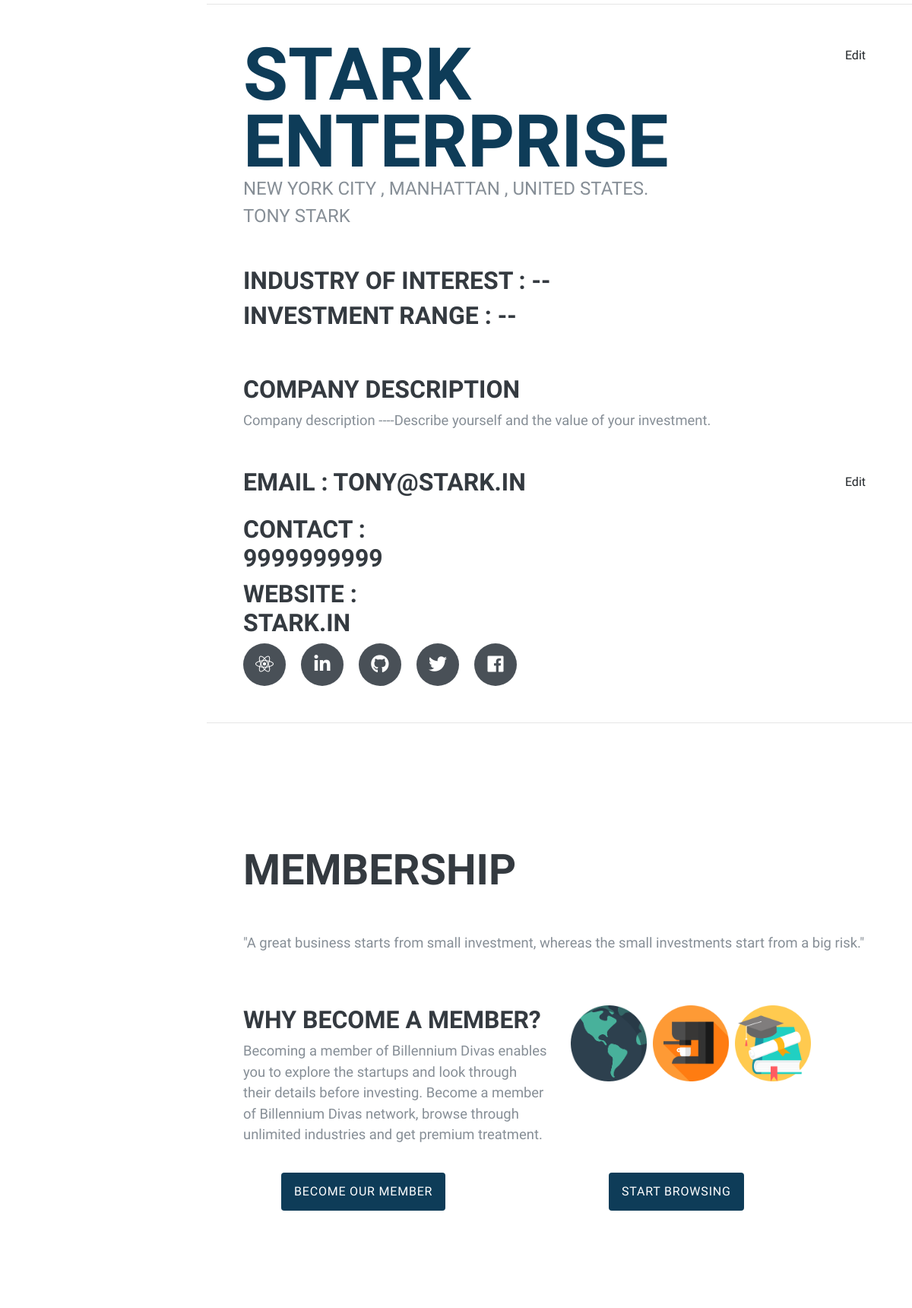
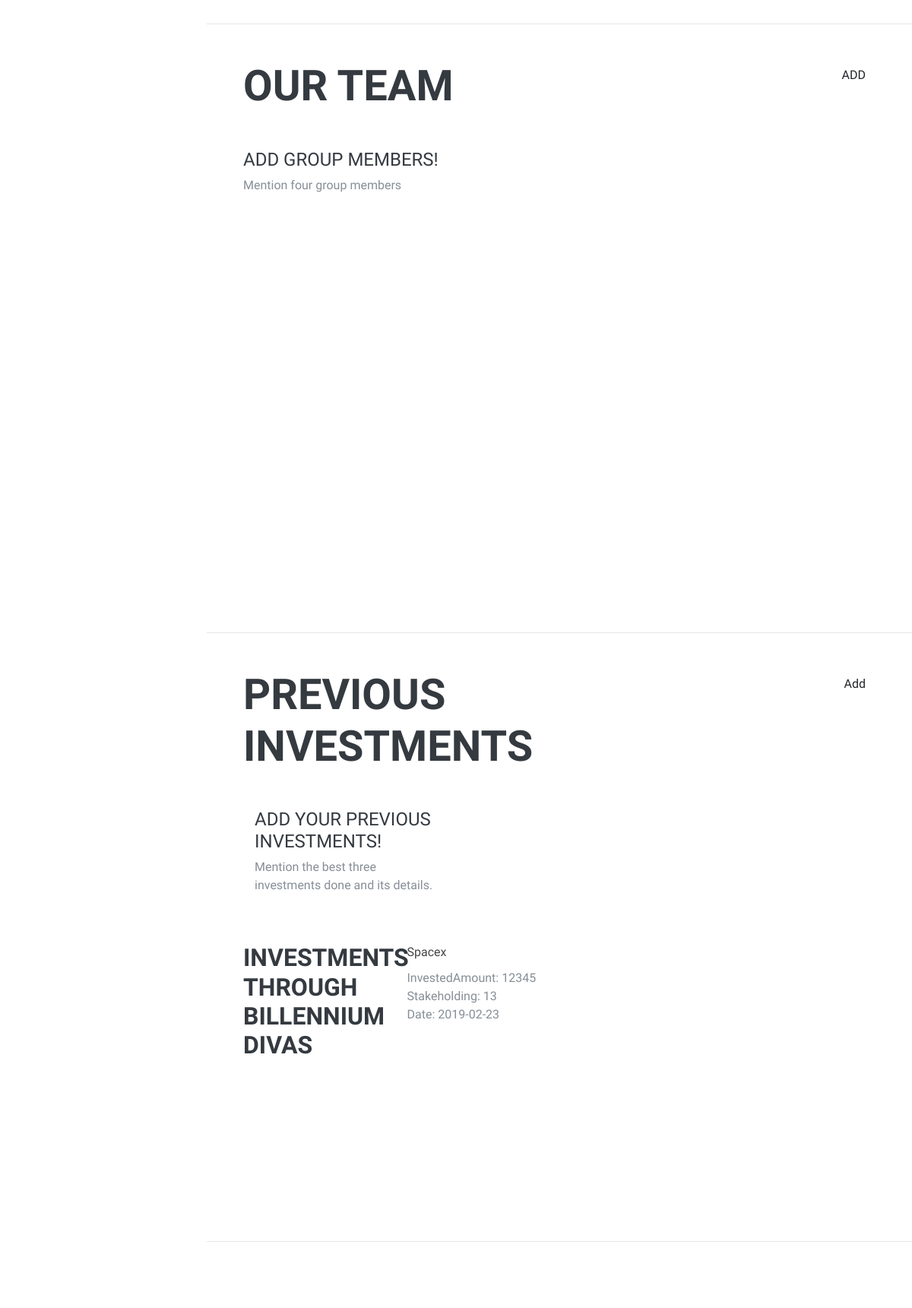
Before: /Investor/inst (signed in, middle part) with the older database file (2 pictures, top to bottom).
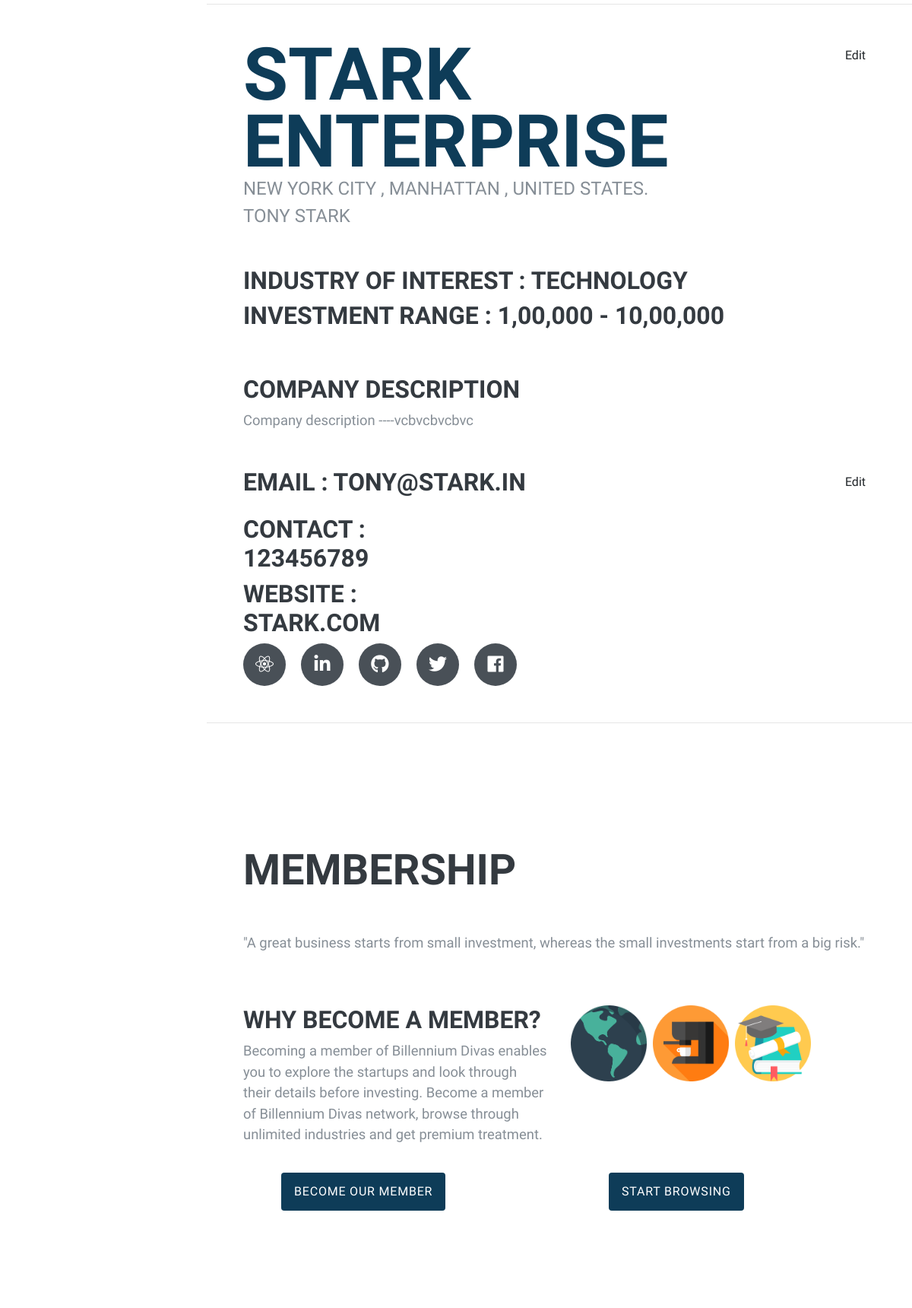
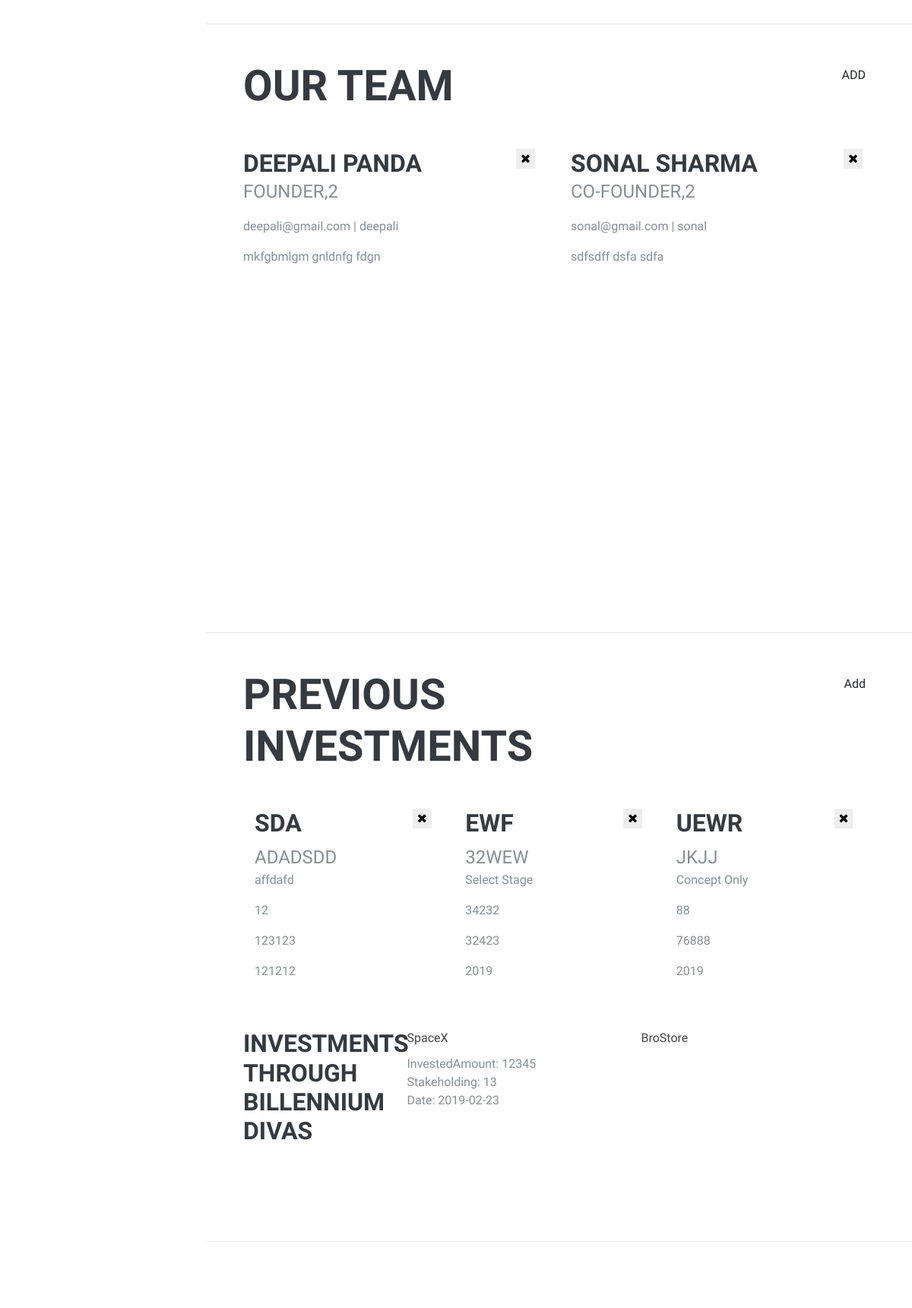
After: the same page with the newer database file (2 pictures, top to bottom).
### tables this page shows
CREATE TABLE `inv_details` (
  `InvID` varchar(20) NOT NULL,
  `CName` varchar(200) DEFAULT NULL,
  `FName` varchar(200) NOT NULL,
  `LName` varchar(200) NOT NULL,
  `Email` varchar(200) NOT NULL,
  `Phone` varchar(200) NOT NULL,
  `Website` varchar(200) DEFAULT NULL,
  `City` varchar(200) NOT NULL,
  `State` varchar(200) NOT NULL,
  `Country` varchar(200) NOT NULL,
  `AvgInvestment` varchar(200) NOT NULL,
  `Type` varchar(50) NOT NULL
);

CREATE TABLE `inv_addetails` (
  `InvID` varchar(20) NOT NULL,
  `IOI` varchar(200) DEFAULT NULL,
  `Facebook` varchar(200) DEFAULT NULL,
  `Twitter` varchar(200) DEFAULT NULL,
  `LinkedIn` varchar(200) DEFAULT NULL,
  `Instagram` varchar(200) DEFAULT NULL,
  `Others` varchar(200) DEFAULT NULL,
  `Role` varchar(200) DEFAULT NULL,
  `Partner` varchar(200) DEFAULT NULL,
  `InvRange` varchar(200) DEFAULT NULL,
  `Summary` varchar(200) DEFAULT NULL
);

CREATE TABLE `requests` (
  `ReqID` int(10) NOT NULL,
  `Inv_ID` varchar(20) NOT NULL,
  `St_ID` varchar(20) NOT NULL,
  `Deal` binary(1) NOT NULL DEFAULT '\0',
  `Round` varchar(30) NOT NULL,
  `Amount` int(50) NOT NULL,
  `Date` varchar(30) NOT NULL,
  `Stakehold` int(10) NOT NULL
);

CREATE TABLE `st_details` (
  `StpID` varchar(20) NOT NULL,
  `Stname` varchar(200) NOT NULL,
  `Ffname` varchar(200) NOT NULL,
  `Sfname` varchar(200) NOT NULL,
  `Email` varchar(200) NOT NULL,
  `Phone` varchar(200) NOT NULL,
  `Type` varchar(200) NOT NULL,
  `Address` varchar(200) NOT NULL,
  `City` varchar(200) NOT NULL,
  `State` varchar(200) NOT NULL,
  `Country` varchar(200) NOT NULL,
  `Website` varchar(200) NOT NULL,
  `Investment` varchar(200) NOT NULL
);

CREATE TABLE `inv_group` (
  `ID` int(50) NOT NULL,
  `InvID` varchar(20) NOT NULL,
  `Name` varchar(200) NOT NULL,
  `Designation` varchar(200) NOT NULL,
  `Email` varchar(200) NOT NULL,
  `LinkedIn` varchar(200) NOT NULL,
  `Years` int(50) NOT NULL,
  `Expertise` varchar(200) NOT NULL
);

CREATE TABLE `inv_previnvestment` (
  `ID` int(50) NOT NULL,
  `InvID` varchar(20) NOT NULL,
  `Name` varchar(200) NOT NULL,
  `Year` varchar(200) NOT NULL,
  `Amount` varchar(200) NOT NULL,
  `Stage` varchar(200) NOT NULL,
  `Stake` varchar(200) NOT NULL,
  `Website` varchar(200) NOT NULL
);

### investor/inst/index.php (the view, shortened to what the rows shown need)
<?php
	require '../../server.php';
	$u = $_SESSION['InvID'];
	$qu = "SELECT * FROM inv_details WHERE InvID='$u'";
    $results = mysqli_query($db, $qu);
	$row = mysqli_fetch_assoc($results);
	$fname = $row['FName'];
    $lname = $row['LName'];
    $cname = $row['CName'];
    $city = $row['City'];
    $state = $row['State'];
	$country = $row['Country'];
	$phone = $row['Phone'];
    $email = $row['Email'];
	$website = $row['Website'];
    $qu = "SELECT * FROM inv_addetails WHERE InvID='$u'";
    $results = mysqli_query($db, $qu);
	$row = mysqli_fetch_assoc($results);
	$indOfInt=$row['IOI']==""? '--':$row['IOI'];
	$invrange = $row['InvRange']==""? '--':$row['InvRange'];
    $summary=$row['Summary']==""? 'Describe yourself and the value of your investment.':$row['Summary'];
?>
<!DOCTYPE html>
<html lang="en">
<head>
    <link href="../vendor/bootstrap/css/bootstrap.min.css" rel="stylesheet">
    <link rel="stylesheet" href="https://stackpath.bootstrapcdn.com/bootstrap/4.3.1/css/bootstrap.min.css">
    <link href="../vendor/fontawesome-free/css/all.min.css" rel="stylesheet">
    <link rel="stylesheet" href="https://cdnjs.cloudflare.com/ajax/libs/font-awesome/4.7.0/css/font-awesome.min.css">
    <link href="../css/inv.css" rel="stylesheet">
    <link href="../css/owlcarousel.css" rel="stylesheet">
</head>
<body id="page-top">
    <div class="container-fluid p-0">
		<section class="resume-section p-3 p-lg-5 d-flex align-items-center" id="companybasics">
			<div class="w-100">
			    <div class="row">
			        <div class="col-md-9">
			                <h1 class="mb-0">
			                        <span class="text-primary"><?=$cname?></span>
			                    </h1>
			        </div>
			        <div class="col-md-3">
			        </div>
			    </div>
			        <div class="subheading"><?= $city ?> ,&nbsp;<?= $state ?> ,&nbsp;<?= $country ?>.
			        </div>
			        <div class="subheading mb-5"><?= $fname ?>&nbsp;<?= $lname ?>
			        </div>
			        <div class="row" >
			                <div class="col-md-12">
			                        <div class="section-title"><h3>Industry of interest    :     <?= $indOfInt ?></h3></div>
			                </div>
			        </div>
			        <div class="row" >
			                <div class="col-md-12">
			                        <div class="section-title"><h3>Investment range    :     <?= $invrange ?></h3></div>
			                </div>
			        </div>
			        <div class="row" >
			                <div class="col-md-12">
			                </div>
			        </div>
			        <p class="lead mb-5">Company description ----<?php echo $summary;?></p>
			        <div class="row">
			                <div class="col-md-9">
			                        <div class="section-title"><h3>Email    :    <?=$email?></h3></div>
			                </div>
			                <div class="col-md-3">
			                    </div>
			        </div>
			        <div class="row" >
			                <div class="col-md-4">
			                        <div class="section-title"><h3>Contact    : <?=$phone?></h3></div>
			                </div>
			        </div>
			        <div class="row" >
			                <div class="col-md-4">
			                        <div class="section-title"><h3>Website    : <?=$website?></h3></div>
			                </div>
			        </div>
			        <div class="social-icons">
			            <a href="#">
			            </a>
			            <a href="#">
			            </a>
			            <a href="#">
			            </a>
			            <a href="#">
			            </a>
			            <a href="#">
			            </a>
			        </div>
			    </div>
		</section>
		<section class="resume-section p-3 p-lg-5 d-flex align-items-center" id="membership">
			<div class="w-100">
				<h2 class="mb-5">Membership</h2>
			</div>
		</section>
		<section class="resume-section p-3 p-lg-5 d-flex justify-content-center" id="teams">
			<div class="w-100">
			<div class="row">
			    <div class="col-md-9">
			        <h2 class="mb-5">
			            Our Team
			        </h2>
			    </div>
			</div>
			<div class="row">
			<?php
			        	$q = "SELECT * FROM inv_group where InvID='$u';";
			    		$results=mysqli_query($db, $q);
					if (mysqli_num_rows($results) > 0) {
			            while($row = mysqli_fetch_assoc($results)) {
			                echo '<div class="col-md-6">';
			                        echo '<div class="resume-content">';
			                            echo '<div class="row">';
			                                echo '<div class="col-md-10">';
			                                    echo '<h3 class="mb-0">';
			                                        echo $row["Name"] ;
			                                    echo '</h3>';
			                                echo '</div>';
			                                echo '<div class="col-md-2">';
			                                    echo '<div class="row">';
			                                                echo '<div class="col-md-1">';
			                                                    echo '<form method="post" action="index.php#membership">
			                                                                <input class="member" type="number" name="member" value="'.$row['ID'].'">
			                                                                <button name="rem_mem" value="rem_mem" type="submit" class="rem_mem"    ><i class="fa fa-close"></i></button>
			                                                                </form>';
			                                                echo '</div>';
			                                            echo '</div>';
			                                        echo '</div>';
			                                    echo '</div>';
			                                    echo '<div class="subheading mb-3">';
			                                        echo $row["Designation"]. "," .$row["Years"].'</div>';
			                                        echo '<p>' .$row["Email"]. " | " .$row["LinkedIn"]. '</p>';
			                                        echo '<p>' .$row["Expertise"]. '</p>';
			                                    echo '</div>';
			                            echo '</div>';
			                        }
			        }
			?>
			</div>
			</div>
			</section>
			<section class="resume-section p-3 p-lg-5 d-flex justify-content-center" id="investment">
			<div class="w-100">
			        <div class="row">
			            <div class="col-md-9">
			                <h2 class="mb-5">
			                    Previous Investments
			                </h2>
			            </div>
			        </div>
			        <div class="resume-item d-flex flex-column flex-md-row justify-content-between mb-5">
			            <div class="col-md-12">
			                <div class="row">
			                    <?php
			                    $q = "SELECT * FROM inv_previnvestment where InvID='$u';";
			                    $results=mysqli_query($db, $q);
			                    if (mysqli_num_rows($results) > 0) {
			                        while($row = mysqli_fetch_assoc($results)) {
			                    echo'<div class="col-md-3">
			                        <div class="profile-item">
			                            <div class="media">
			                                <div class="media-body">
			                                    <h3 class="media-heading">';
			                                    echo $row["Name"];
			                                    echo '</h3>';
			                                    echo '<div class="subheading">'.$row["Website"].'</div>';
			                                    echo '<p>'.$row["Stage"].'</p>';
			                                    echo '<p>'.$row["Stake"].'</p>';
			                                    echo '<p>'.$row["Amount"].'</p>';
			                                    echo '<p>'.$row["Year"].'</p>';
			                                echo '</div>
			                            </div>
			                        </div>
			                    </div>
			                    <div class="col-md-1">
			                    <form method="post" action="index.php#investment">
			                    <input class="invest" type="number" name="invest" value="'.$row['ID'].'">
			                    <button name="rem_inv" value="rem_inv" type="submit" class="rem_inv" ><i class="fa fa-close"></i></button>
			                    </form>
			                    </div>';
			                        }
			                    }
			                    ?>
			            </div>
			        </div>
			    </div>
			    <div class="row">
			        <div class="col-md-9">
			            <div id="review">
			                <?php
			                    $q = "SELECT * FROM requests where Inv_ID='$u';";
			                    $results=mysqli_query($db, $q);
			                    if (mysqli_num_rows($results) > 0) {
			                        while($row = mysqli_fetch_assoc($results)) {
			                            $stid=$row['St_ID'];
			                            $qu = "SELECT * FROM st_details where StpID='$stid';";
			                            $result = mysqli_query($db, $qu);
			                            $row1= mysqli_fetch_assoc($result);
			                                echo '<div class="item">';
			                                    echo '<div class="media">';
			                                        echo '<div class="media-body">';
			                                            echo '<div class="user-name">'.$row1["Stname"].'</div>';
			                                        echo '</div>';
			                                    echo '</div>';
			                                    echo'<div class="review-text">';
			                                        if($row['Deal'] == 1){
			                                            echo 'Invested';
			                                             echo 'Amount: '.$row['Amount'];
			                                    echo '<br>';
			                                    echo 'Stakeholding: '.$row['Stakehold'];
			                                    echo '<br>';
			                                    echo 'Date: '.$row['Date'];
			                                    };
			                                    echo'</div>';
			                                echo'</div>';
			                            }
			                        }
			                        ?>
			        	</div>
			    	</div>
				</div>
			</div>
		</section>
    </div>
</body>
</html>

Changed rows visible on the page:
changed inv_details "STARK ENTERPRISE": Phone "9999999999" → "123456789"; Website "STARK.IN" → "STARK.COM"
changed inv_addetails: IOI "--" → "TECHNOLOGY"; InvRange "--" → "1,00,000 - 10,00,000"; Summary "Describe yourself and the value of your investment." → "vcbvcbvcbvc"
added inv_group: Name "DEEPALI PANDA", Designation "FOUNDER", Years "2", Email "deepali@gmail.com", LinkedIn "deepali", Expertise "mkfgbmlgm gnldnfg fdgn"
added inv_group: Name "SONAL SHARMA", Designation "CO-FOUNDER", Years "2", Email "sonal@gmail.com", LinkedIn "sonal", Expertise "sdfsdff dsfa sdfa"
added inv_previnvestment: Name "SDA", Website "ADADSDD", Stage "affdafd", Stake "12", Amount "123123", Year "121212"
added inv_previnvestment: Name "EWF", Website "32WEW", Stage "Select Stage", Stake "34232", Amount "32423", Year "2019"
added inv_previnvestment: Name "UEWR", Website "JKJJ", Stage "Concept Only", Stake "88", Amount "76888", Year "2019"
changed through a linked row, requests: st_details.Stname "Spacex" → "SpaceX"
added requests: st_details.Stname "BroStore"
Other visible differences:
text no longer shown: "ADD GROUP MEMBERS! Mention four group members ADD YOUR PREVIOUS INVESTMENTS! Mention the best three investments done and its details."
